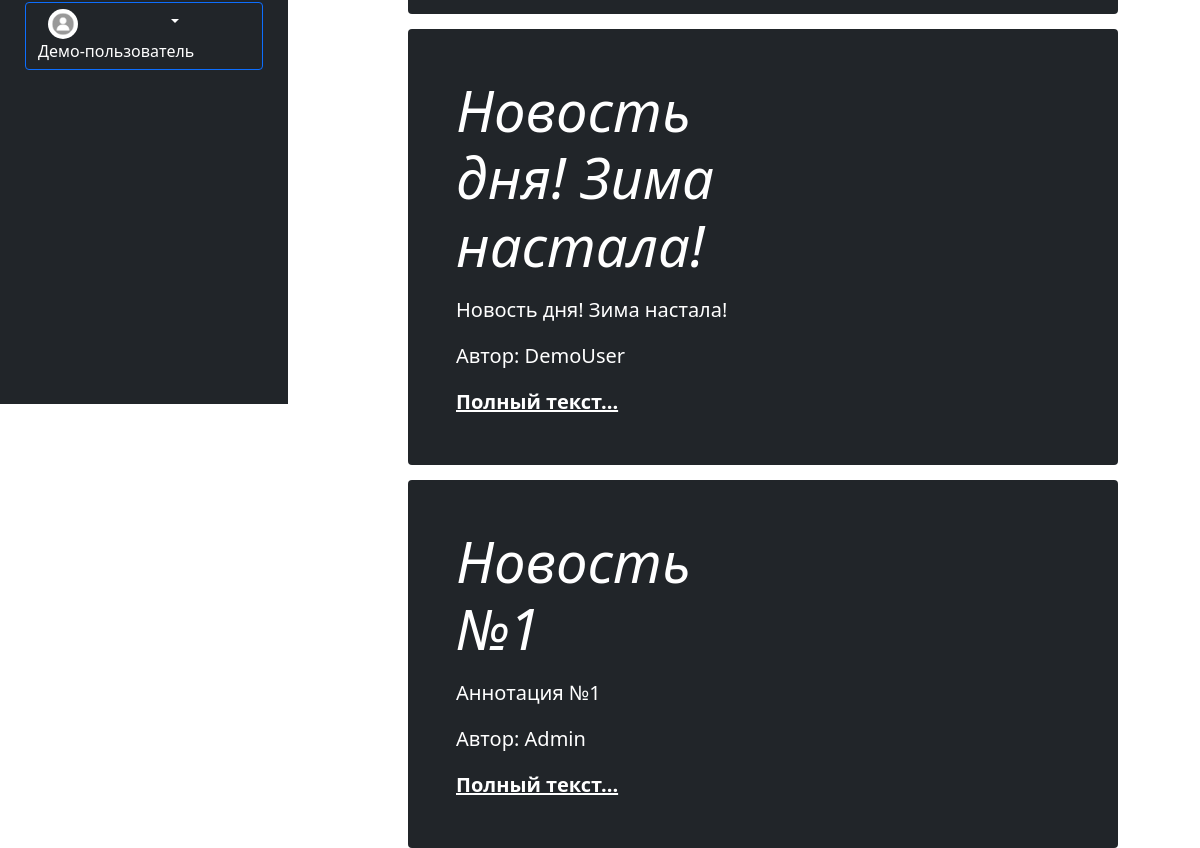
The page /news/show (lower part) on the database as committed earlier.
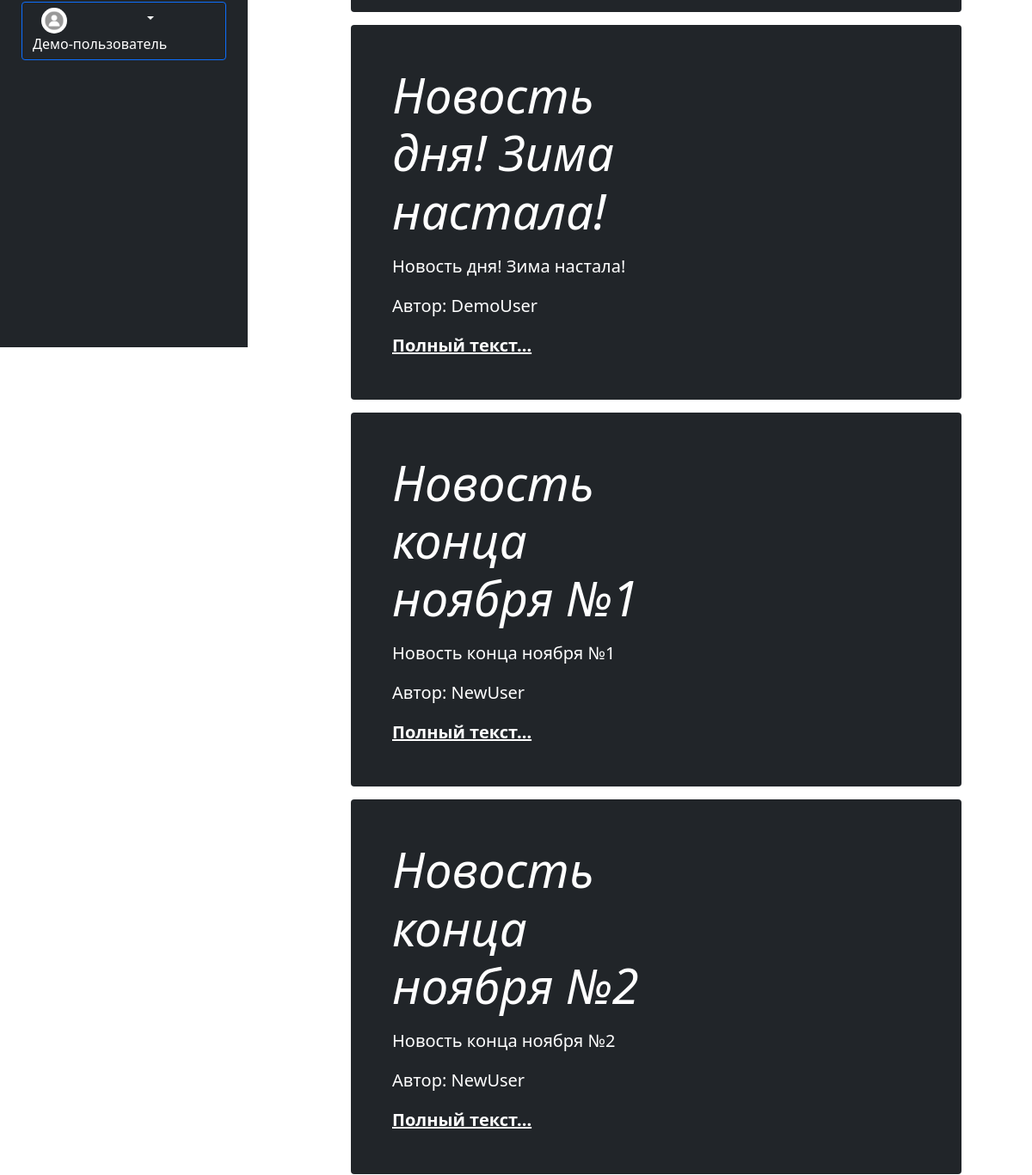
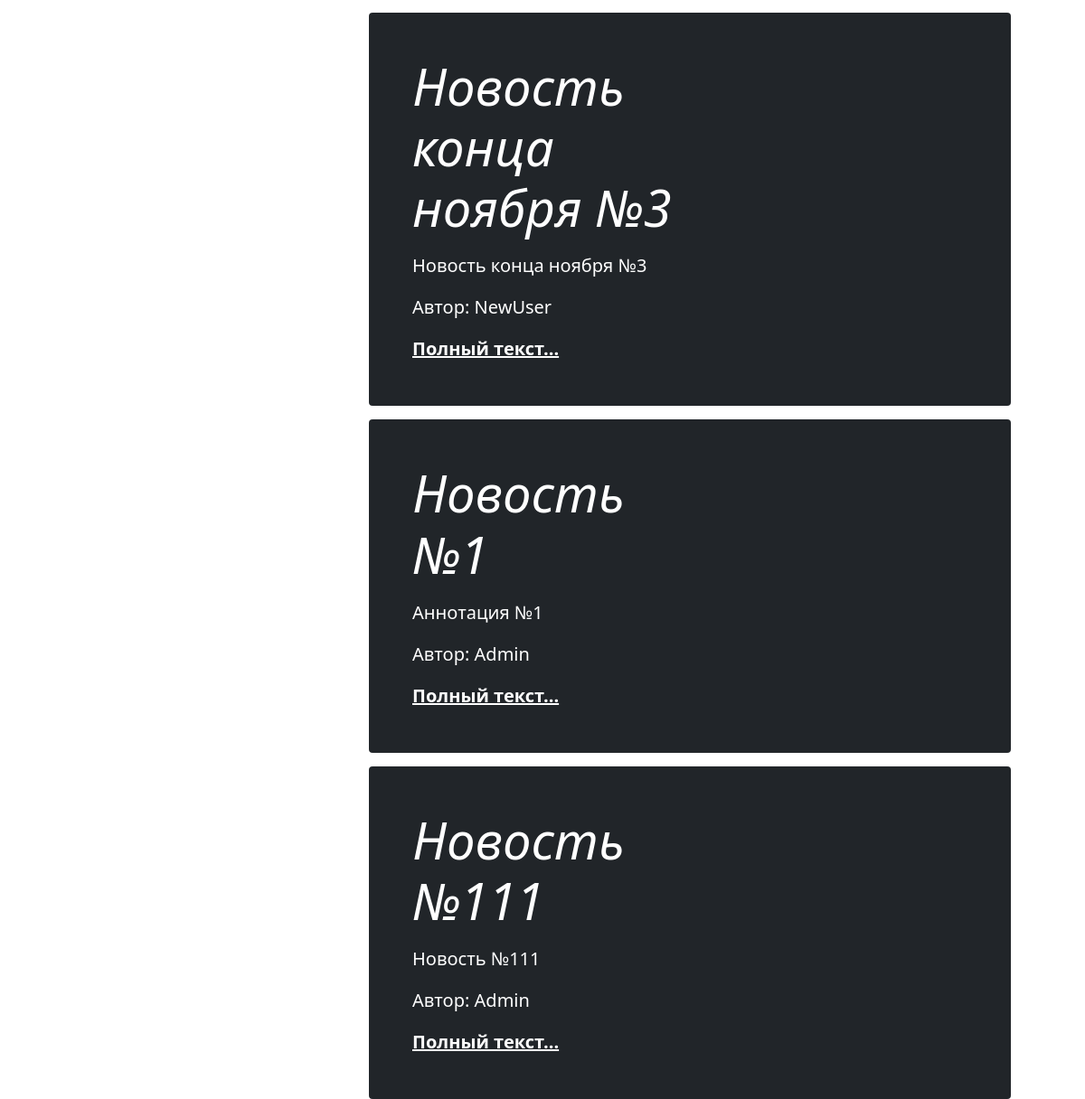
The same page on the database as committed later (2 pictures, top to bottom).
### news/models.py (models this page shows, shortened)
class Article(models.Model):
    categories = (('E','Economics'),
                  ('S','Science'),
                  ('IT','IT'))
    author = models.ForeignKey(User, on_delete=models.SET_NULL, null=True)
    title = models.CharField('Название',max_length=50,default='')
    anouncement = models.TextField('Аннотация',max_length=250)
    text = models.TextField('Текст новости')
    date = models.DateTimeField('Дата публикации',auto_now=True)
    category = models.CharField(choices=categories, max_length=20,verbose_name='Категории')
    tags = models.ManyToManyField(to=Tag, blank=True)
    objects = models.Manager()
    published = PublishedToday()
    class Meta:
        ordering = ['title','date']
        verbose_name= 'Новость'
        verbose_name_plural='Новости'

### news/views.py (the view)
# urls.py: path('', views.index, name='demo'),
def index(request):
    articles = Article.published.all()
    context={'today_articles': articles}
    author_list = User.objects.all()
    selected = 0
    if request.method=="POST":
        print(request.POST)
        selected = int(request.POST.get('author_filter'))
        if selected == 0:
            articles = Article.objects.all()
        else:
            articles = Article.objects.filter(author=selected)
        print(connection.queries)
    else:
        articles = Article.objects.all()
    context = {'articles': articles, 'author_list':author_list,'selected':selected }
    return render(request,'news/news_list.html',context)

### news/models.py (called while the page is built)
    def get_queryset(self):
        return super(PublishedToday,self).get_queryset().filter(date__gte=datetime.date.today())

### news/templates/news/news_list.html (shortened to what this page needs)
{% extends 'main/base_template.html' %}
{% load static %}
{% load bootstrap5 %}
{% block content %}
        <div class="row">
                {% for article in articles %}
                    <div class="single_news">
                        <div class="p-4 p-md-5 text-white rounded bg-dark" >
                                <div class="col-md-6 px-0">
                                  <h1 class="display-4 fst-italic"> {{ article.title }}</h1>
                                  <p class="lead my-3">{{ article.anouncement }}</p>
                                  <p class="lead my-3">Автор: {{ article.author }}</p>
                                  <p class="lead mb-0"><a href="/news/{{ article.pk }}/" class="text-white fw-bold">Полный текст...</a></p>
                                </div>
                        </div>
                    </div>
                {% endfor %}
        </div>
{% endblock %}

### main/templates/main/base_template.html (shortened to what this page needs)
<!DOCTYPE html>
{% load static %}
{% load bootstrap5 %}
<html lang="ru">
<head>
    <link rel="stylesheet" href="{% static 'main/css/style.css' %}">
    {% bootstrap_css %}
</head>
<body>
            <div class="row">
                    <div class="col-4">
                            <div class="sticky-top">
                                {% include 'main/sidebar.html' %}
                            </div>
                    </div>
                    <div class="col-8">
                        {% block content %}{% endblock %}
                    </div>
            </div>
</body>
</html>

### main/templates/main/sidebar.html (shortened to what this page needs)
{% load bootstrap5 %}
{% load static %}
{% bootstrap_css %}
<link rel="stylesheet" href="{% static 'main/css/style.css' %}">
<link href="https://cdn.jsdelivr.net/npm/bootstrap@5.0.0/dist/css/bootstrap.min.css" rel="stylesheet" >
    <aside>
            <div class="dropdown" >
              <button class="btn btn-primary dropdown-toggle" type="button" id="dropdownMenuButton1" data-bs-toggle="dropdown" aria-expanded="false" style="background:#212529;">
                <img src="{% static 'main' %}/img/default.jpg" alt="" width="25" height="25" class="rounded-circle me-2">
                  <div class="d-none d-lg-block">Демо-пользователь</div>
              </button>
            </div>
    </aside>

### main/static/main/css/style.css (style rules this page uses)
body { background-color:#FFFFFF; }
aside { float: left; background: #212529; width: 25%; padding: 1%; height: 100vh; color: white; }
a { text-decoration:none; color:white; }
aside img { padding: 0px 10px; width: auto; height: 30px; float: left; border-radius:5%; }
aside { padding: 35px 25px; background: #212529; width: 75%; }
body .single_news { margin-top:15px; float: left; width: 90%; }
.d-lg-block { float: inline-start; white-space:nowrap; border-right: none; overflow-x:auto; }

Rows that differ between the two databases and show on the page:
added Article: title "Новость конца ноября №1", anouncement "Новость конца ноября №1", author "NewUser"
added Article: title "Новость конца ноября №2", anouncement "Новость конца ноября №2", author "NewUser"
added Article: title "Новость конца ноября №3", anouncement "Новость конца ноября №3", author "NewUser"
added Article: title "Новость №111", anouncement "Новость №111", author "Admin"
